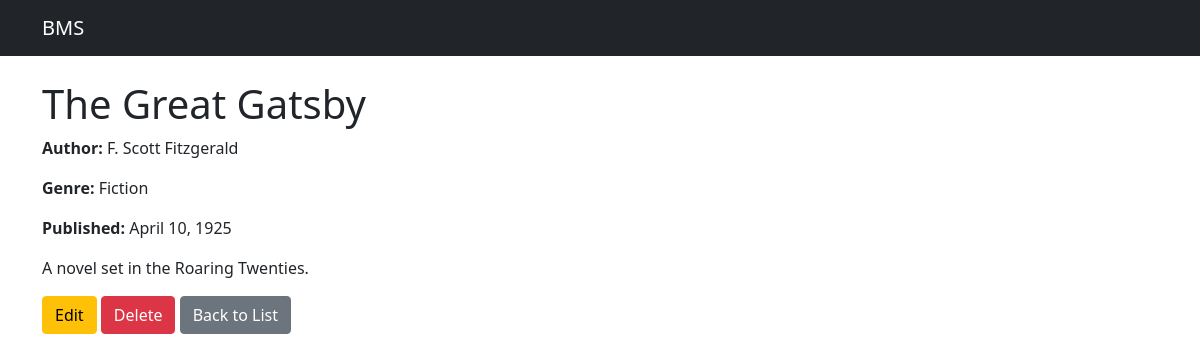
Screenshot of /book/1/ with the database file from the repository.
### library/models.py (models this page shows, shortened)
class Books(models.Model):
    class GenreChoice(models.TextChoices):
        FICTION = 'fic', 'Fiction'
        NONFICTION = 'nfic', 'Non-Fiction'
        MYSTERY = 'mys', 'Mystery'
        BIOGRAPHY = 'bio', 'Biography'
        Fantasy = 'fan', 'Fantasy'
        SCIENCE = 'sci', 'Science'
        HISTORY = 'his', 'History'
    title = models.CharField(max_length=100)
    author = models.CharField(max_length=100)
    description = models.TextField()
    genre = models.CharField(max_length=4, choices=GenreChoice)
    published_date = models.DateField()
    added_on = models.DateTimeField(auto_now_add=True)
    updated_on = models.DateTimeField(auto_now=True)

### library/views.py (the view)
# urls.py: path('book/<int:pk>/', views.book_detail, name='book_detail'),
def book_detail(request, pk):
    book = get_object_or_404(Books, pk=pk)
    return render(request, 'library/book_detail.html', {'book': book})

### library/templates/library/book_detail.html
{% extends 'library/base.html' %}
{% block content %}
    <h1>{{ book.title }}</h1>
    <p><strong>Author:</strong> {{ book.author }}</p>
    <p><strong>Genre:</strong> {{ book.get_genre_display }}</p>
    <p><strong>Published:</strong> {{ book.published_date }}</p>
    <p>{{ book.description }}</p>
    <a href="{% url 'library:book_edit' book.pk %}" class="btn btn-warning">Edit</a>
    <a href="{% url 'library:book_delete' book.pk %}" class="btn btn-danger">Delete</a>
    <a href="{% url 'library:book_list' %}" class="btn btn-secondary">Back to List</a>
{% endblock %}

### rows the page displays
Books: title "The Great Gatsby", author "F. Scott Fitzgerald", genre "Fiction", published_date "April 10, 1925", description "A novel set in the Roaring Twenties."
